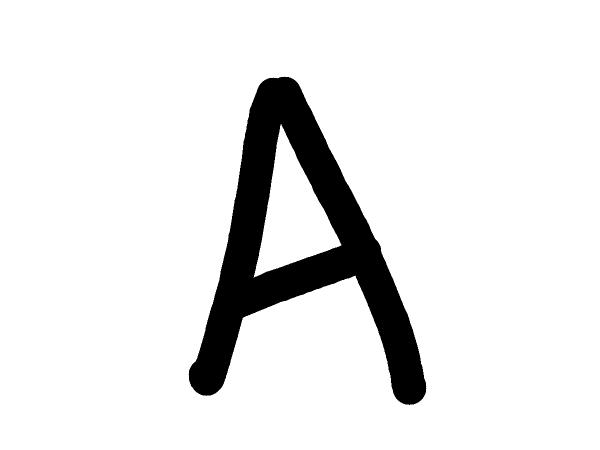
#> input picture letters/A/img011-003.png, 1200 x 900 px (shown at 1/2 size); its folder holds only this picture in this run
$ python findattributes_new.py
#> lines starting #> are read from the running program, lines starting #| are printed output that depends on the picture; after the words box and inside, x2 and y2 are one past the last pixel; in counts of white or black regions, pixels touching at a corner belong together
import cv2
import cv
import numpy as np
import sys
import struct
import glob

# Tell python where to find cvk2 module before importing it.
sys.path.append('../cvk2')
import cvk2

def getImMask(filename):

    # Get letter mask
#> called with filename = 'letters/A/img011-003.png'
    image_rgb = cv2.imread(filename)
#> image_rgb is the input picture: shape (900, 1200, 3); 90.7% white; 1 black region, box (x1, y1, x2, y2) and area: (377, 153, 853, 810) 100302

    image = cv2.cvtColor(image_rgb, cv2.COLOR_RGB2GRAY)
    w = image.shape[1]
#> w = 1200
    h = image.shape[0]
#> h = 900
    mask = np.zeros((h, w), 'uint8')
    cv2.threshold(image, 170, 255, cv2.THRESH_BINARY, mask)

    # For test letters - invert mask
    mask= np.subtract(255, mask)


    # Get box around letter
    w = mask.shape[1]
    h = mask.shape[0]


    # Get y,x indices of "on" pixels
    indices = np.array(np.where(mask==255))
    x = indices[1]                 # X measured from left
    y = indices[0]                 # Y measured from top

    # Find smallest box around all "on" pixels
    xmin = min(x)
#> xmin = 377
    ymin= min(y)
#> ymin = 153
    xmax = max(x)
#> xmax = 852
    ymax = max(y)
#> ymax = 809

    # Crop image around letter
    mask = mask[ymin:ymax, xmin:xmax]


    # Resize image
    mask_resized = np.zeros((80,80),'uint8')
    cv2.resize(mask,(80, 80), mask_resized)
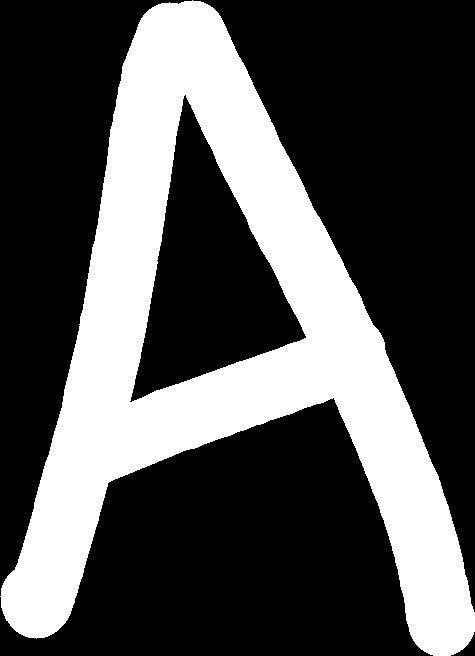
#> mask: shape (656, 475); 32.2% white; 1 white region, box (x1, y1, x2, y2) and area: (0, 0, 475, 656) 100298

    #cv2.imshow('window', mask)
    #cv2.waitKey(5000)

    '''
    if (ymax-ymin) > (xmax-xmin):
        h_new = 80
        w_new = (xmax-xmin)*80/(ymax-ymin)
    else:
        w_new = 80
        h_new = (ymax-ymin)*80/(xmax-xmin)
    '''


    # [6 lines of commented-out code are left out]
    return mask_resized


def getFeatures(mask):
    w = mask.shape[1]
    h = mask.shape[0]

    # Get y,x indices of "on" pixels
    indices = np.array(np.where(mask==255))
    x = indices[1]                 # X measured from left
    y = np.subtract(h, indices[0]) # Y measured from bottom

    # Find smallest box around all "on" pixels
    xmin = min(x)
    ymin= min(y)
    xmax = max(x)
    ymax = max(y)
    x_center = (xmin+xmax)/2 # x center of bounding box
    y_center = (ymin+ymax)/2 # y center of bounding box (measured from bottom)
    a1 = x_center   # Horizontal position of box center
    a2 = y_center   # Vertical position of box center (measured from bottom)
    a3 = xmax-xmin  # Width of box
    a4 = ymax-ymin  # Height of box


    # Display rectangle around letter
    frame = mask.copy()
    #cv2.rectangle(frame, (xmin, h-ymin), (xmax, h-ymax), 255)
    #cv2.imshow(win, frame)
    #cv2.waitKey()

    a5 = indices.shape[1] # Total number of "on" pixels

    # Get horiz pos. of pixels rel to cntr and divide by width of box
    h_pos = np.subtract(x,x_center)
    h_pos_scaled = np.divide(h_pos.astype(float),a3)
    a6 = np.average(h_pos_scaled)

    # Get vert pos. of pixels rel to cntr and divide by height of box
    v_pos = np.subtract(y,y_center)
    v_pos_scaled = np.divide(v_pos.astype(float),a4)
    a7 = np.average(v_pos_scaled)

    # Get mean squared horiz pixel distances
    h_pos_squared = np.square(h_pos_scaled)
    a8 = np.average(h_pos_squared)

    # Get mean squared vert pixel distances
    v_pos_squared = np.square(v_pos_scaled)
    a9 = np.average(v_pos_squared)

    # Get mean product of horiz and vert distances
    hv_prod = np.multiply(h_pos_scaled,v_pos_scaled)
    a10 = np.average(hv_prod)

    # Get mean value of squared horiz distance times vertical dist
    # (correlation btwn horiz variance and vert pos)
    h2v_prod = np.multiply(h_pos_squared,v_pos_scaled)
    a11 = np.average(h2v_prod)

    # Get mean value of squared vert distance times horiz dist
    # (correlation btwn vert variance and horiz pos)
    v2h_prod = np.multiply(v_pos_squared,h_pos_scaled)
    a12 = np.average(v2h_prod)


    # Get image shifted one pixel to the right
    right_im = mask[:,0:w-1]
    col = np.zeros((h,1))
    right_im = np.hstack([col, right_im])
    # Crop image around letter
    right_im = right_im[(h-ymax):(h-ymin),xmin:xmax]
    #cv2.imshow(win,right_im)
    #cv2.waitKey()

    # Get difference image to find horizontal edges
    dif_im = np.subtract(mask[(h-ymax):(h-ymin),xmin:xmax],right_im)
    # Convert to edge mask (1 for edge, 0 otherwise)
    edge_im = (dif_im==255)
    edge_im = edge_im.astype(int)
    edgesbyrow = np.sum(edge_im, axis=1) # sum no. of edges in each row
    a13 = np.average(edgesbyrow) #average number of edges per row

    #cv2.imshow(win,dif_im)
    #cv2.waitKey()

    edge_indices = np.where(edge_im)
    # Vert position of edges measured from bottom of box (*need to make sure this is right)
    y_edge_pos = np.subtract(a4, edge_indices[0])
    a14 = sum(y_edge_pos)

    # Get image shifted one pixel up
    up_im = mask[1:h,:]
    row = np.zeros((1,w))
    up_im = np.vstack([up_im, row])

    # Crop image around letter
    up_im = up_im[(h-ymax):(h-ymin),xmin:xmax]
    up_im[ymax-ymin-1,:] = row[:,xmin:xmax]

    # Get difference image to find vertical edges
    dif_im = np.subtract(mask[(h-ymax):(h-ymin),xmin:xmax], up_im)
    #cv2.imshow(win,dif_im)
    #cv2.waitKey()

    edge_im = (dif_im==255)
    edge_im = edge_im.astype(int)
    edgesbycol = np.sum(edge_im, axis=0) # no. of edges in each row
    a15 = np.average(edgesbycol)

    edge_indices = np.where(edge_im)
    # Horiz position of edges measured from left of box
    x_edge_pos = np.subtract(a3, edge_indices[1])
    a16 = sum(x_edge_pos)

    attributes = [a5, a6, a7, a8, a9, a10, a11, a12, a13, a14, a15, a16]


    mins = [1157, -.2284, -.1922, .0334, .0483, -.0355, -.0214,-.017,0, 0, .2152, 659]
    maxes = [5745, .1870, .2109, .1376, .1437, .0629, .0210, .0167, 2.7468, 9047, 2.2278, 7113]

    for i in range(len(attributes)):
        attribute = (attributes[i]-mins[i])*15/(maxes[i]-mins[i])
        attributes[i] = attribute

    return attributes

def main():
    alphabet = ['A','B','C','D','E','F','G','H','I','J','K','L','M','N','O','P','Q','R','S','T','U','V','W','X','Y','Z']


    f = open('testdata.data', 'w')


    for letter in alphabet:
        filenames = glob.glob("letters/" + letter + '/*')
        for filename in filenames:
            mask = getImMask(filename)
            features = getFeatures(mask)
            f.write(letter + ',' + ','.join(map(str, features)) + "\n")
#> pass 2 of the loop in main, `for letter in alphabet:`:
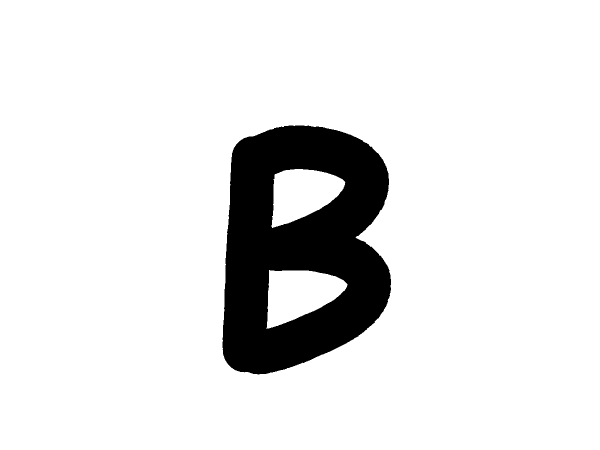
#> input picture letters/B/img012-002.png, 1200 x 900 px (shown at 1/2 size)
#> in getImMask, image_rgb is the input picture: shape (900, 1200, 3); 89.4% white; 1 black region, box (x1, y1, x2, y2) and area: (445, 251, 782, 749) 113979
#> in getImMask (call 2), `cv2.resize(mask,(80, 80), mask_resized)`:
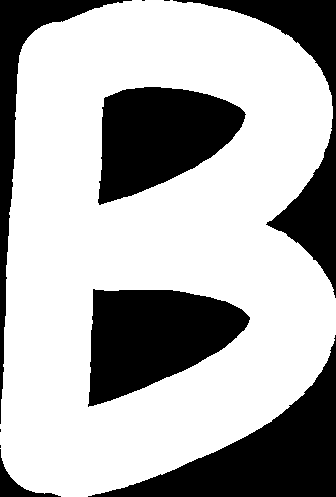
#> mask: shape (497, 336); 68.2% white; 10 black regions (4 under 20 px), largest, box (x1, y1, x2, y2) and area: (88, 335, 336, 497) 12881, (88, 289, 250, 407) 12485, (98, 87, 246, 205) 11581, (173, 0, 336, 298) 9012, (0, 0, 132, 424) 6400, (0, 449, 61, 497) 661


main()
